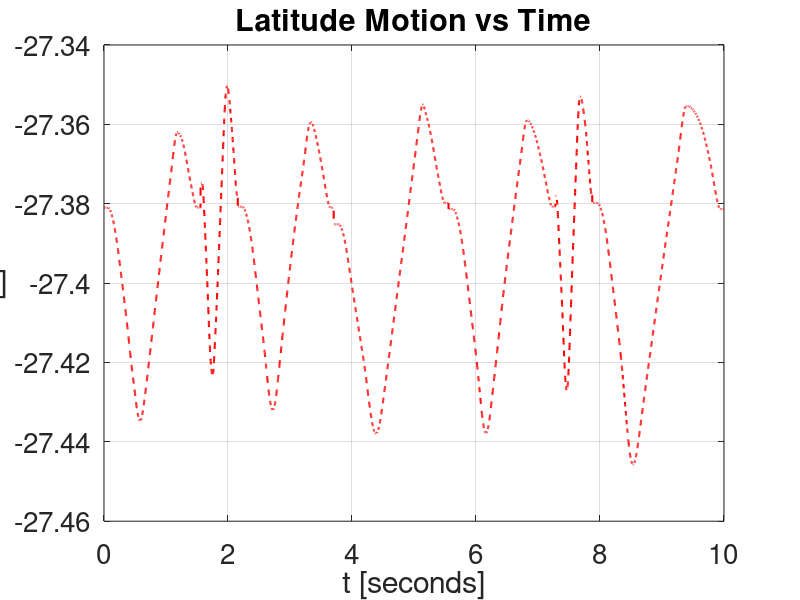
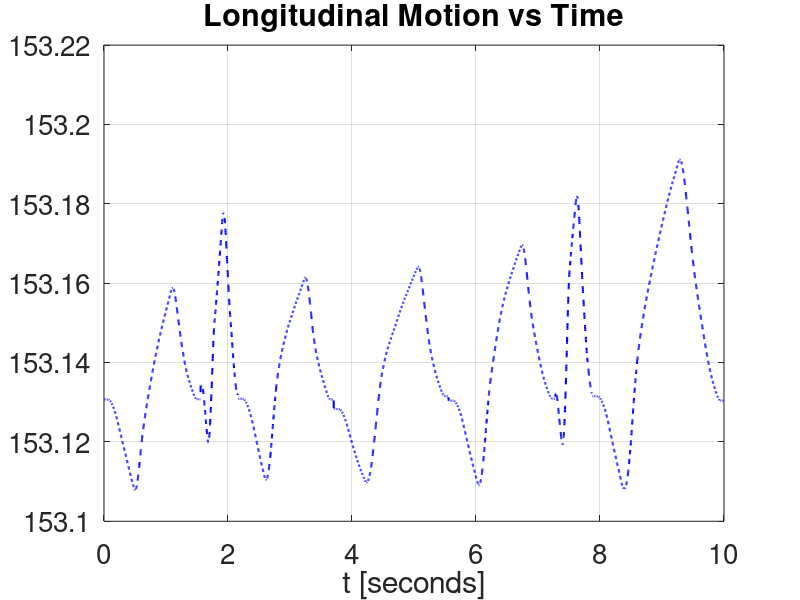
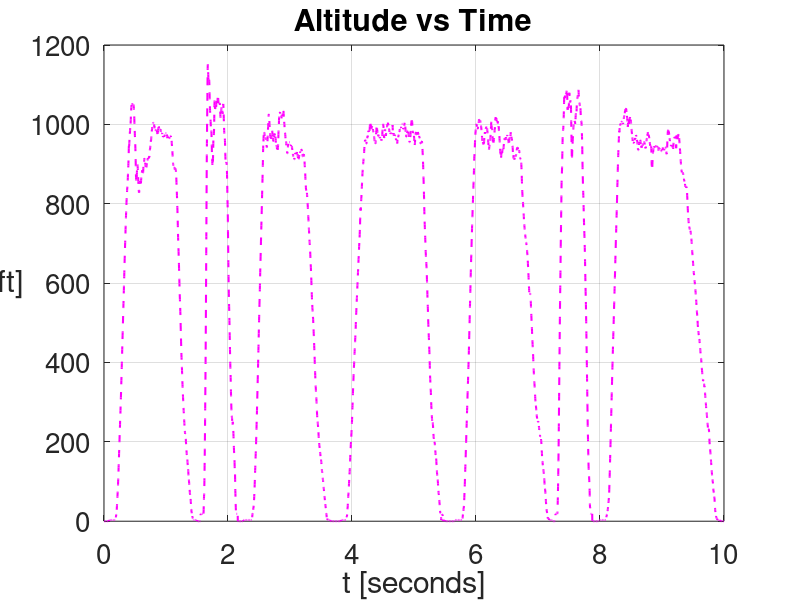
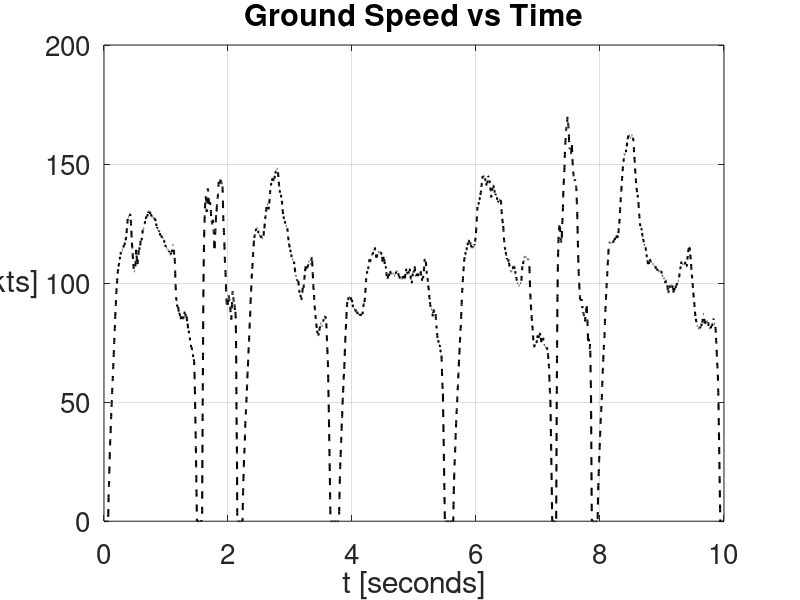

Source code (MATLAB) for these figures, in order:
%% EGB243 Task B - Team Bombardier
close all; clear; clc

% Flight Simulator Data Fields
% ----------------------------
% 
% Col 1: Ground Speed (kts)
% Col 2: Altitude (feet)
% Col 3: Heading (deg - from North)
% Col 4: Latitude (deg)
% Col 5: Longitude (deg)
% 
% Each row denotes a specific timestamp or epoch. 
% 
% The timestamps are montonically increasing as you move down the rows. 
% 
% The time interval between each timestamp is 0.4 seconds.

% loading data
flight4 = importdata('Flight4.csv');
flight6 = importdata('Flight6.csv');
flight9 = importdata('Flight9.csv');
flight11 = importdata('Flight11.csv');
flight13 = importdata('Flight13.csv');
flight17 = importdata('Flight17.csv');
flight25 = importdata('Flight25.csv');

% flight data
f4 = flight4.data;
f6 = flight6.data;
f9 = flight9.data;
f11 = flight11.data;
f13 = flight13.data;
f17 = flight17.data;
f25 = flight25.data;

% ground speed data
groundSpeed = [  f4(:, 1);
                 f6(:, 1);
                 f9(:, 1);
                f11(:, 1);
                f13(:, 1);
                f17(:, 1);
                f25(:, 1) ];

% altitude data
flightAlt = [  f4(:, 2);
               f6(:, 2);
               f9(:, 2);
              f11(:, 2);
              f13(:, 2);
              f17(:, 2);
              f25(:, 2) ];
          
% heading angle data
heading = [  f4(:, 3);
             f6(:, 3);
             f9(:, 3);
            f11(:, 3);
            f13(:, 3);
            f17(:, 3);
            f25(:, 3) ];

% latitude data
flightLat = [  f4(:, 4);
               f6(:, 4);
               f9(:, 4);
              f11(:, 4);
              f13(:, 4);
              f17(:, 4);
              f25(:, 4) ];

% longitude data
flightLon = [  f4(:, 5);
               f6(:, 5);
               f9(:, 5);
              f11(:, 5);
              f13(:, 5);
              f17(:, 5);
              f25(:, 5) ];

% general data plots
figure(1);
t = linspace(0, 10, size(flightLat,1) + 1); t(end) = [];
plot(t, flightLat, 'r--', 'LineWidth', 1.5);
grid on
box on
title('Latitude Motion vs Time');
ylabel('degrees [deg]');
xlabel('t [seconds]');
labelprop = get(gca,'ylabel');
set(labelprop,'rotation',0,'VerticalAlignment','middle', 'HorizontalAlignment', 'right');
set(gca,'FontSize',20);

figure(2);
plot(t, flightLon, 'b--', 'LineWidth', 1.5);
grid on
box on
title('Longitudinal Motion vs Time');
ylabel('degrees [deg]');
xlabel('t [seconds]');
labelprop = get(gca,'ylabel');
set(labelprop,'rotation',0,'VerticalAlignment','middle', 'HorizontalAlignment', 'right');
set(gca,'FontSize',20);

figure(3);
plot(t, flightAlt, 'm--', 'LineWidth', 1.5);
grid on
box on
title('Altitude vs Time');
ylabel('feet [ft]');
xlabel('t [seconds]');
labelprop = get(gca,'ylabel');
set(labelprop,'rotation',0,'VerticalAlignment','middle', 'HorizontalAlignment', 'right');
set(gca,'FontSize',20);

figure(4);
plot(t, groundSpeed, 'k--', 'LineWidth', 1.5);
grid on
box on
title('Ground Speed vs Time');
ylabel('knots [kts]');
xlabel('t [seconds]');
labelprop = get(gca,'ylabel');
set(labelprop,'rotation',0,'VerticalAlignment','middle', 'HorizontalAlignment', 'right');
set(gca,'FontSize',20);

figure(5);
plot(t, heading, 'g--', 'LineWidth', 1.5);
grid on
box on
title('Heading Angle vs Time');
ylabel('degrees [deg]');
xlabel('t [seconds]');
labelprop = get(gca,'ylabel');
set(labelprop,'rotation',0,'VerticalAlignment','middle', 'HorizontalAlignment', 'right');
set(gca,'FontSize',20);


